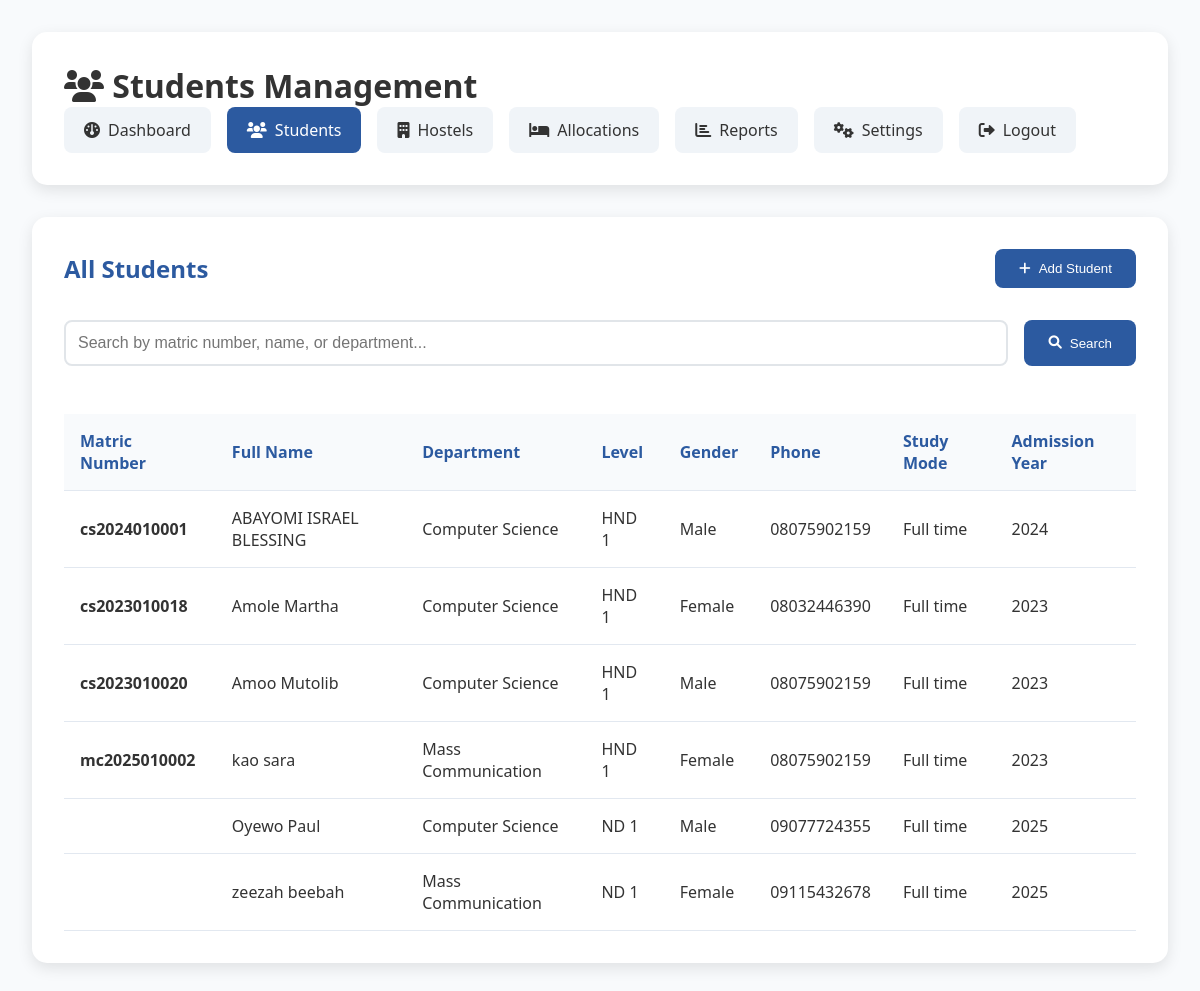
The app's page /admin/students.php (signed in) with its own data.
### tables this page shows
CREATE TABLE `students` (
  `id` int(11) NOT NULL,
  `matric_number` varchar(20) DEFAULT NULL,
  `full_name` varchar(100) NOT NULL,
  `department` varchar(100) NOT NULL,
  `level` enum('ND 1','ND 2','HND 1','HND 2') NOT NULL,
  `gender` enum('male','female') NOT NULL,
  `phone` varchar(20) DEFAULT NULL,
  `email` varchar(100) DEFAULT NULL,
  `rrr_last_digits` varchar(4) NOT NULL,
  `admission_year` year(4) NOT NULL,
  `study_mode` enum('full_time','part_time') DEFAULT 'full_time',
  `created_at` timestamp NOT NULL DEFAULT current_timestamp(),
  `updated_at` timestamp NOT NULL DEFAULT current_timestamp() ON UPDATE current_timestamp(),
  `applicant_number` varchar(20) DEFAULT NULL,
  `password` varchar(255) DEFAULT NULL,
  `status` enum('active','inactive') NOT NULL DEFAULT 'active'
);

### config/database.php (called while the page is built, shortened)
<?php
class Database {
    private $host = DB_HOST;
    private $user = DB_USER;
    private $pass = DB_PASS;
    private $dbname = DB_NAME;
    public $dbh;
    private $stmt;
    public function __construct() {
        $dsn = 'mysql:host=' . $this->host . ';dbname=' . $this->dbname . ';charset=utf8mb4';
        $options = array(
            PDO::ATTR_PERSISTENT => false,
            PDO::ATTR_ERRMODE => PDO::ERRMODE_EXCEPTION,
            PDO::ATTR_DEFAULT_FETCH_MODE => PDO::FETCH_ASSOC
        );
        try {
            $this->dbh = new PDO($dsn, $this->user, $this->pass, $options);
        } catch(PDOException $e) {
            $this->error = $e->getMessage();
            die('Database connection failed: ' . $this->error);
        }
    }
    public function query($query) {
        $this->stmt = $this->dbh->prepare($query);
    }
    public function execute() {
        return $this->stmt->execute();
    }
    public function resultset() {
        $this->execute();
        return $this->stmt->fetchAll(PDO::FETCH_ASSOC);
    }
}
?>

### includes/functions.php (called while the page is built, shortened)
<?php
require_once __DIR__ . '/../config/database.php';
function getAllStudents() {
    $db = new Database();
    $db->query('SELECT * FROM students ORDER BY full_name');
    return $db->resultset();
}
?>

### admin/students.php (the view, shortened to what this page needs)
<?php
require_once __DIR__ . '/../includes/functions.php';
$search = $_GET['search'] ?? '';
if ($search) {
    $students = searchStudents($search);
} else {
    $students = getAllStudents();
}
?>
<!DOCTYPE html>
<html lang="en">
<head>
    <link href="https://cdnjs.cloudflare.com/ajax/libs/font-awesome/6.0.0/css/all.min.css" rel="stylesheet">
</head>
<body>
    <div class="admin-dashboard">
        <div class="admin-header">
            <h1><i class="fas fa-users"></i> Students Management</h1>
            <div class="nav-links">
                <a href="dashboard.php"><i class="fas fa-dashboard"></i> Dashboard</a>
                <a href="students.php" class="active"><i class="fas fa-users"></i> Students</a>
                <a href="hostels.php"><i class="fas fa-building"></i> Hostels</a>
                <a href="allocations.php"><i class="fas fa-bed"></i> Allocations</a>
                <a href="reports.php"><i class="fas fa-chart-bar"></i> Reports</a>
                <a href="settings.php"><i class="fas fa-cogs"></i> Settings</a>
                <a href="logout.php"><i class="fas fa-sign-out-alt"></i> Logout</a>
            </div>
        </div>
        <div class="content-section">
            <div class="section-header">
                <h2 class="section-title">All Students</h2>
                <button class="btn btn-primary" onclick="openModal('addStudentModal')">
                    <i class="fas fa-plus"></i> Add Student
                </button>
            </div>
            <form class="search-form" method="GET">
                <input type="text" name="search" class="search-input"
                       placeholder="Search by matric number, name, or department..."
                       value="<?php echo htmlspecialchars($search); ?>">
                <button type="submit" class="btn btn-primary">
                    <i class="fas fa-search"></i> Search
                </button>
            </form>
            <?php if (empty($students)): ?>
                <div class="empty-state">
                    <i class="fas fa-users"></i>
                    <h3><?php echo $search ? 'No students found' : 'No students registered'; ?></h3>
                    <p><?php echo $search ? 'Try adjusting your search terms.' : 'Students will appear here once they are added to the system.'; ?></p>
                </div>
            <?php else: ?>
                <div style="overflow-x: auto;">
                    <table class="students-table">
                        <thead>
                            <tr>
                                <th>Matric Number</th>
                                <th>Full Name</th>
                                <th>Department</th>
                                <th>Level</th>
                                <th>Gender</th>
                                <th>Phone</th>
                                <th>Study Mode</th>
                                <th>Admission Year</th>
                            </tr>
                        </thead>
                        <tbody>
                            <?php foreach ($students as $student): ?>
                                <tr>
                                    <td><strong><?php echo htmlspecialchars($student['matric_number']); ?></strong></td>
                                    <td><?php echo htmlspecialchars($student['full_name']); ?></td>
                                    <td><?php echo htmlspecialchars($student['department']); ?></td>
                                    <td><?php echo htmlspecialchars($student['level']); ?></td>
                                    <td><?php echo ucfirst($student['gender']); ?></td>
                                    <td><?php echo htmlspecialchars($student['phone']); ?></td>
                                    <td><?php echo ucfirst(str_replace('_', ' ', $student['study_mode'])); ?></td>
                                    <td><?php echo $student['admission_year']; ?></td>
                                </tr>
                            <?php endforeach; ?>
                        </tbody>
                    </table>
                </div>
            <?php endif; ?>
        </div>
    </div>
</body>
</html>

### admin/students.php (style rules this page uses)
* { margin: 0; padding: 0; box-sizing: border-box; }
body { font-family: 'Segoe UI', Tahoma, Geneva, Verdana, sans-serif; background: #f8fafc; color: #333; }
.admin-dashboard { min-height: 100vh; padding: 2rem; }
.admin-header { background: white; padding: 2rem; border-radius: 15px; box-shadow: 0 5px 15px rgba(0, 0, 0, 0.1); margin-bottom: 2rem; display: flex; justify-content: space-between; align-items: center; flex-wrap: wrap; }
.nav-links { display: flex; gap: 1rem; flex-wrap: wrap; }
.nav-links a { display: inline-flex; align-items: center; gap: 0.5rem; padding: 0.75rem 1.25rem; background-color: #f0f4f8; color: #333; border-radius: 0.5rem; text-decoration: none; transition: all 0.3s ease; font-weight: 500; }
.nav-links a.active { background-color: #2c5aa0; color: white; }
.content-section { background: white; padding: 2rem; border-radius: 15px; box-shadow: 0 5px 15px rgba(0, 0, 0, 0.1); margin-bottom: 2rem; }
.section-header { display: flex; justify-content: space-between; align-items: center; margin-bottom: 2rem; flex-wrap: wrap; gap: 1rem; }
.section-title { color: #2c5aa0; font-size: 1.5rem; }
.btn { padding: 0.75rem 1.5rem; border: none; border-radius: 8px; cursor: pointer; text-decoration: none; display: inline-flex; align-items: center; gap: 0.5rem; font-weight: 500; transition: all 0.3s ease; }
.btn-primary { background: #2c5aa0; color: white; }
.search-form { display: flex; gap: 1rem; margin-bottom: 2rem; flex-wrap: wrap; }
.search-input { flex: 1; min-width: 250px; padding: 0.75rem; border: 2px solid #e1e5e9; border-radius: 8px; font-size: 1rem; }
.students-table { width: 100%; border-collapse: collapse; margin-top: 1rem; }
.students-table th, .students-table td { padding: 1rem; text-align: left; border-bottom: 1px solid #e2e8f0; }
.students-table th { background: #f8fafc; font-weight: 600; color: #2c5aa0; }

### records on screen
students: matric_number "cs2024010001", full_name "ABAYOMI ISRAEL BLESSING", department "Computer Science", level "HND 1", gender "Male", phone "08075902159", study_mode "Full time", admission_year "2024"
students: matric_number "cs2023010018", full_name "Amole Martha", department "Computer Science", level "HND 1", gender "Female", phone "08032446390", study_mode "Full time", admission_year "2023"
students: matric_number "cs2023010020", full_name "Amoo Mutolib", department "Computer Science", level "HND 1", gender "Male", phone "08075902159", study_mode "Full time", admission_year "2023"
students: matric_number "mc2025010002", full_name "kao sara", department "Mass Communication", level "HND 1", gender "Female", phone "08075902159", study_mode "Full time", admission_year "2023"
students: full_name "Oyewo Paul", department "Computer Science", level "ND 1", gender "Male", phone "09077724355", study_mode "Full time", admission_year "2025"
students: full_name "zeezah beebah", department "Mass Communication", level "ND 1", gender "Female", phone "09115432678", study_mode "Full time", admission_year "2025"
